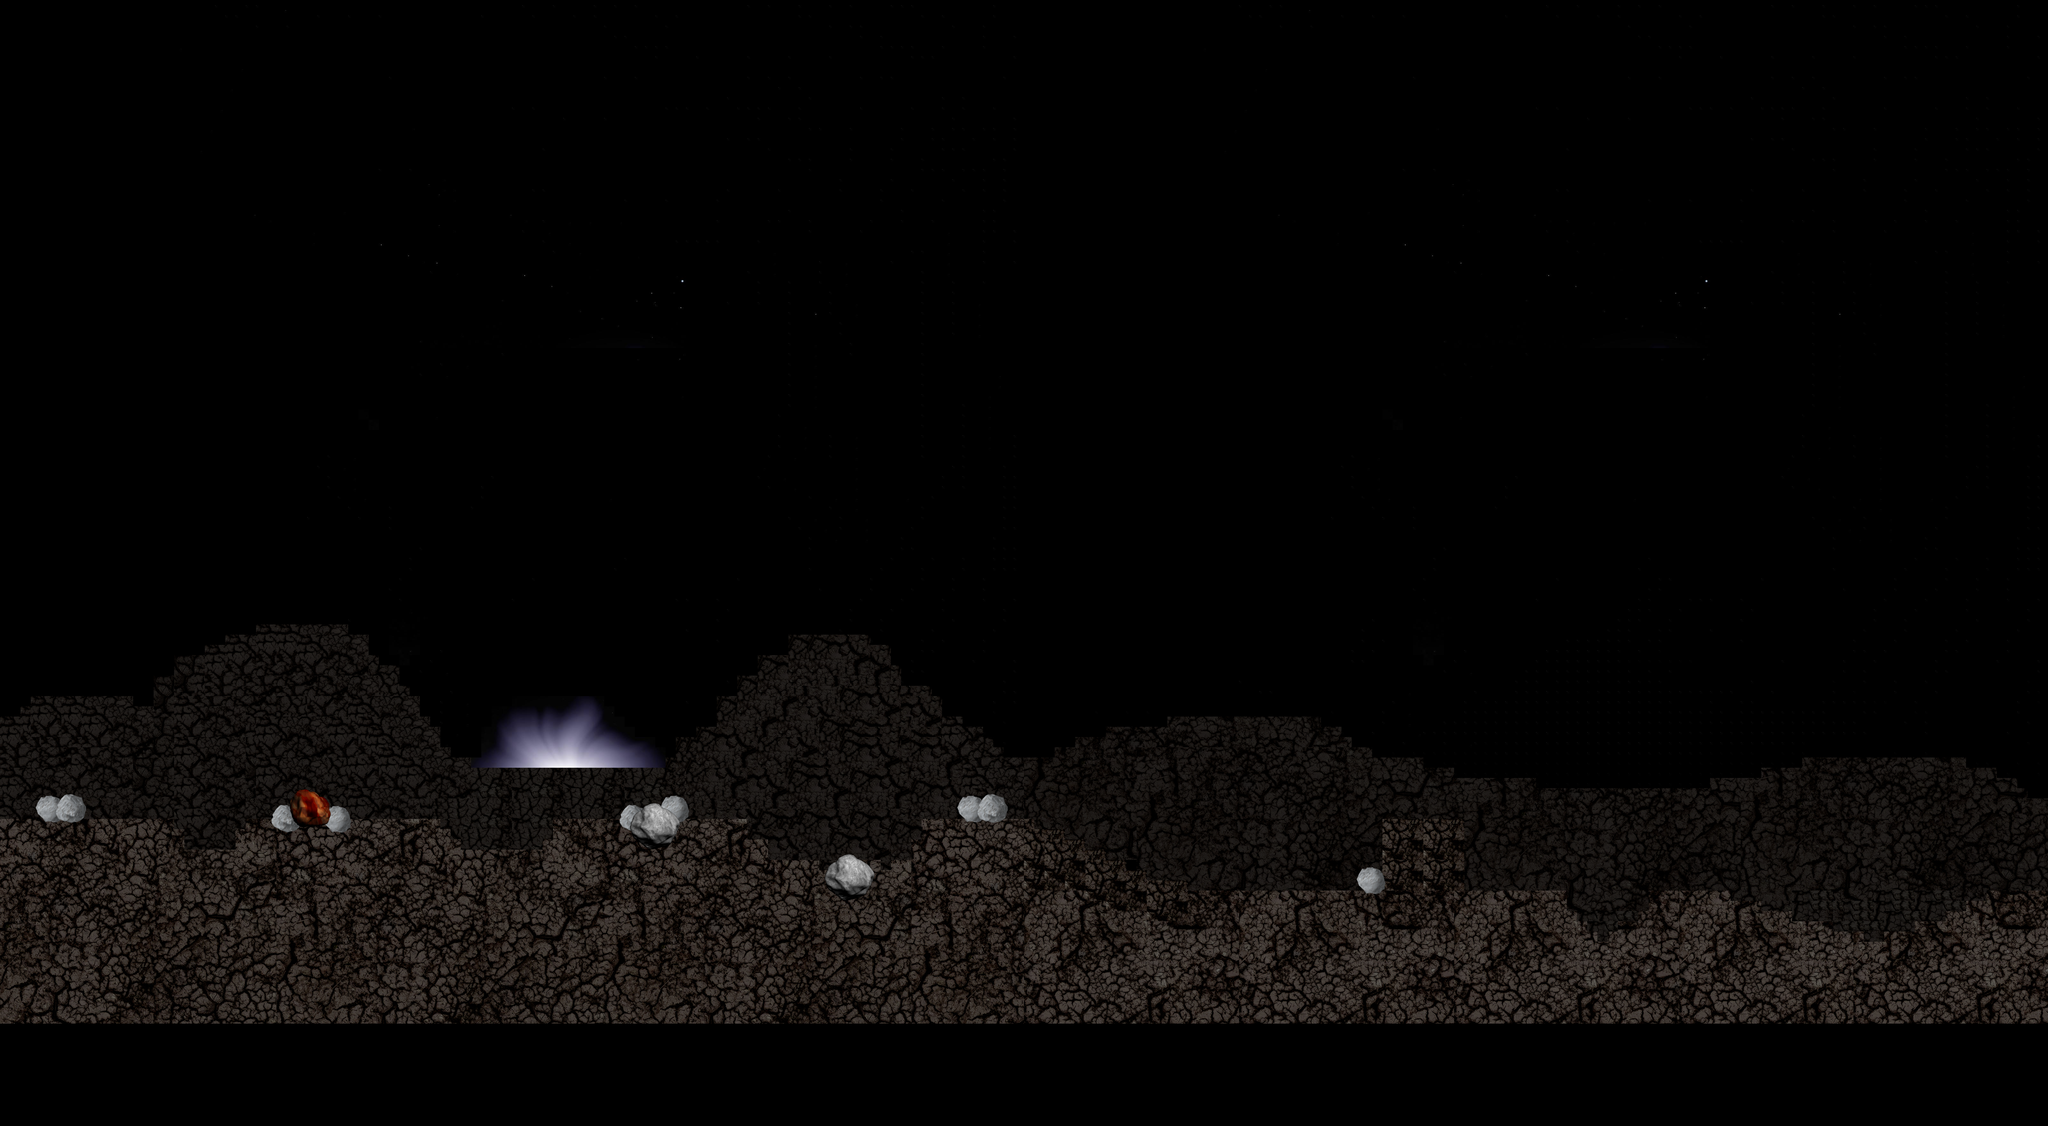

The image is a tile-based game level rendered from a .tmx file. Its description and source (layers, tilesets, objects; grid data summarised) follow:
An orthogonal 200x110 tile map with 32x32 px tiles, 6 tile layers (Meta, FondoPrincipal, bg2, bg1, ...), 10 tilesets and 1 object (Astronauta).

<map version="1.0" orientation="orthogonal" width="200" height="110" tilewidth="32" tileheight="32">
 <tileset firstgid="1" name="fondo1" tilewidth="32" tileheight="32">
  <image source="fondo1.jpg" width="1280" height="960" />
 </tileset>
 <tileset firstgid="1201" name="mercury" tilewidth="32" tileheight="32">
  <image source="mercury.jpg" width="640" height="360" />
 </tileset>
 <tileset firstgid="1421" name="texturamercurio" tilewidth="32" tileheight="32">
  <image source="texturamercurio.jpg" width="1024" height="1024" />
 </tileset>
 <tileset firstgid="2445" name="SuperficieMercurio2" tilewidth="32" tileheight="32">
  <image source="SuperficieMercurio2.jpg" width="1024" height="1024" />
 </tileset>
 <tileset firstgid="3469" name="a30003" tilewidth="37" tileheight="37">
  <image source="asteroids/large/a30003.png" width="320" height="240" />
 </tileset>
 <tileset firstgid="3517" name="asteroid_01" tilewidth="32" tileheight="32">
  <image source="asteroid_01.png" width="1024" height="1024" />
 </tileset>
 <tileset firstgid="4541" name="b10009" tilewidth="32" tileheight="32">
  <image source="asteroids/large/b10009.png" width="320" height="240" />
 </tileset>
 <tileset firstgid="4611" name="a30009" tilewidth="32" tileheight="32">
  <image source="asteroids/large/a30009.png" width="320" height="240" />
 </tileset>
 <tileset firstgid="4681" name="b30014" tilewidth="32" tileheight="32">
  <image source="asteroids/large/b30014.png" width="320" height="240" />
 </tileset>
 <tileset firstgid="4751" name="color" tilewidth="32" tileheight="32">
  <image source="rocks/color.png" width="551" height="860" />
  <tile id="22">
   <properties>
    <property name="Obstáculo" value="True" />
   </properties>
  </tile>
  <tile id="23">
   <properties>
    <property name="Obstáculo" value="True" />
   </properties>
  </tile>
  <tile id="24">
   <properties>
    <property name="Obstáculo" value="True" />
   </properties>
  </tile>
  <tile id="39">
   <properties>
    <property name="Obstáculo" value="True" />
   </properties>
  </tile>
  <tile id="40">
   <properties>
    <property name="Obstáculo" value="True" />
   </properties>
  </tile>
  <tile id="41">
   <properties>
    <property name="Obstáculo" value="True" />
   </properties>
  </tile>
  <tile id="56">
   <properties>
    <property name="Obstáculo" value="True" />
   </properties>
  </tile>
  <tile id="57">
   <properties>
    <property name="Obstáculo" value="True" />
   </properties>
  </tile>
  <tile id="58">
   <properties>
    <property name="Obstáculo" value="True" />
   </properties>
  </tile>
  <tile id="73">
   <properties>
    <property name="Obstáculo" value="True" />
   </properties>
  </tile>
  <tile id="74">
   <properties>
    <property name="Obstáculo" value="True" />
   </properties>
  </tile>
  <tile id="75">
   <properties>
    <property name="Obstáculo" value="True" />
   </properties>
  </tile>
 </tileset>
 <layer name="Meta" width="200" height="110">
  <data>[22000 cells, 208 non-empty, 13 distinct tile ids]</data>
 </layer>
 <layer name="FondoPrincipal" width="200" height="110">
  <data>[22000 cells, 20000 non-empty, 373 distinct tile ids]</data>
 </layer>
 <layer name="bg2" width="200" height="110" opacity="0.47">
  <data>[22000 cells, 3520 non-empty, 547 distinct tile ids]</data>
 </layer>
 <layer name="bg1" width="200" height="110">
  <data>[22000 cells, 3205 non-empty, 878 distinct tile ids]</data>
 </layer>
 <objectgroup name="Objetos" width="200" height="110">
  <object name="Astronauta" x="306" y="2382" width="112" height="173" />
 </objectgroup>
 <layer name="Rocas1" width="200" height="110">
  <data>[22000 cells, 142 non-empty, 62 distinct tile ids]</data>
 </layer>
 <layer name="Rocas2" width="200" height="110">
  <data>[22000 cells, 82 non-empty, 66 distinct tile ids]</data>
 </layer>
</map>
